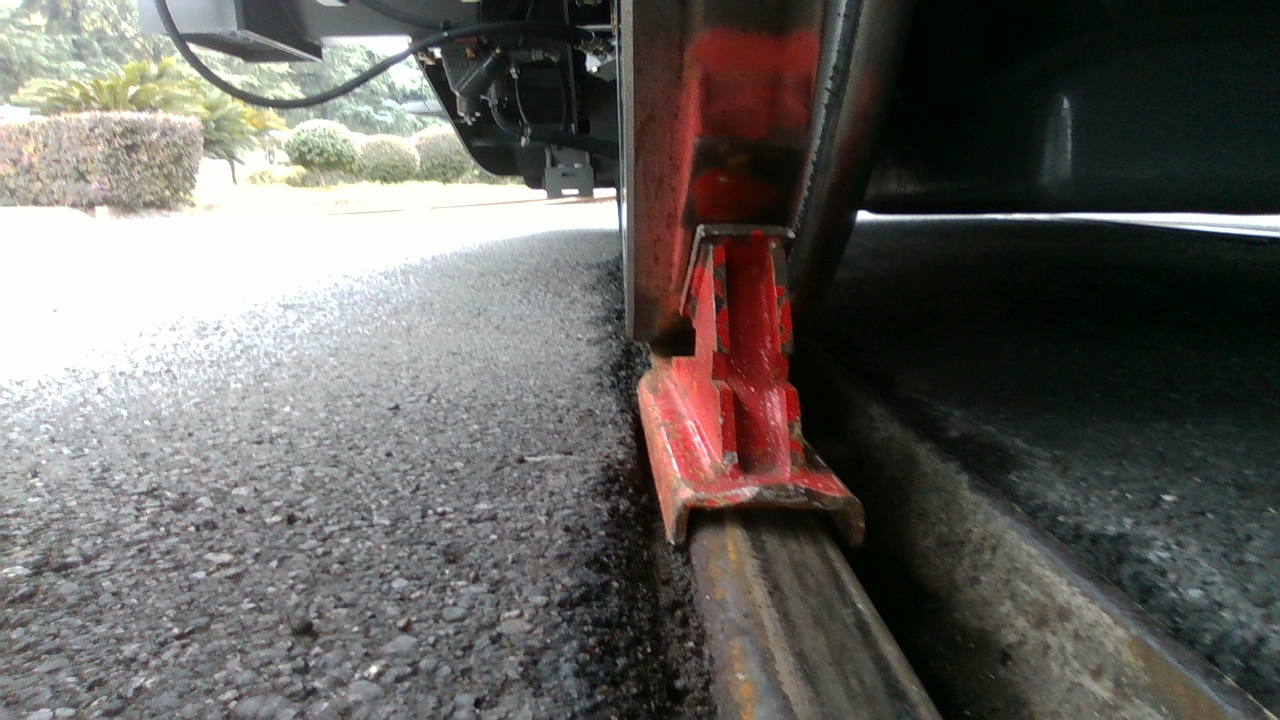
#> input picture seg_compare/test_image/frame_000008_6e86f6b5.png, 1280 x 720 px; its folder holds 4 pictures in this run
$ python hsv_seg_mdf.py
#> lines starting #> are read from the running program, lines starting #| are printed output that depends on the picture; after the words box and inside, x2 and y2 are one past the last pixel; in counts of white or black regions, pixels touching at a corner belong together
#> further down, img is the input picture: shape (720, 1280, 3); mean B, G, R 94.8, 98.5, 100.8
import os
import cv2
import numpy as np
import time
from sklearn.metrics import jaccard_score, precision_score, recall_score, f1_score

# ------------------------------
# 颜色阈值分割函数
# ------------------------------
def segment_color(image):
    hsv = cv2.cvtColor(image, cv2.COLOR_BGR2HSV)
#> hsv: shape (720, 1280, 3); mean H, S, V 65.1, 62.1, 105.3
    lower_red1 = np.array([0, 120, 70])
    upper_red1 = np.array([15, 255, 255])
    lower_red2 = np.array([170, 120, 70])
    upper_red2 = np.array([180, 255, 255])
    mask1 = cv2.inRange(hsv, lower_red1, upper_red1)
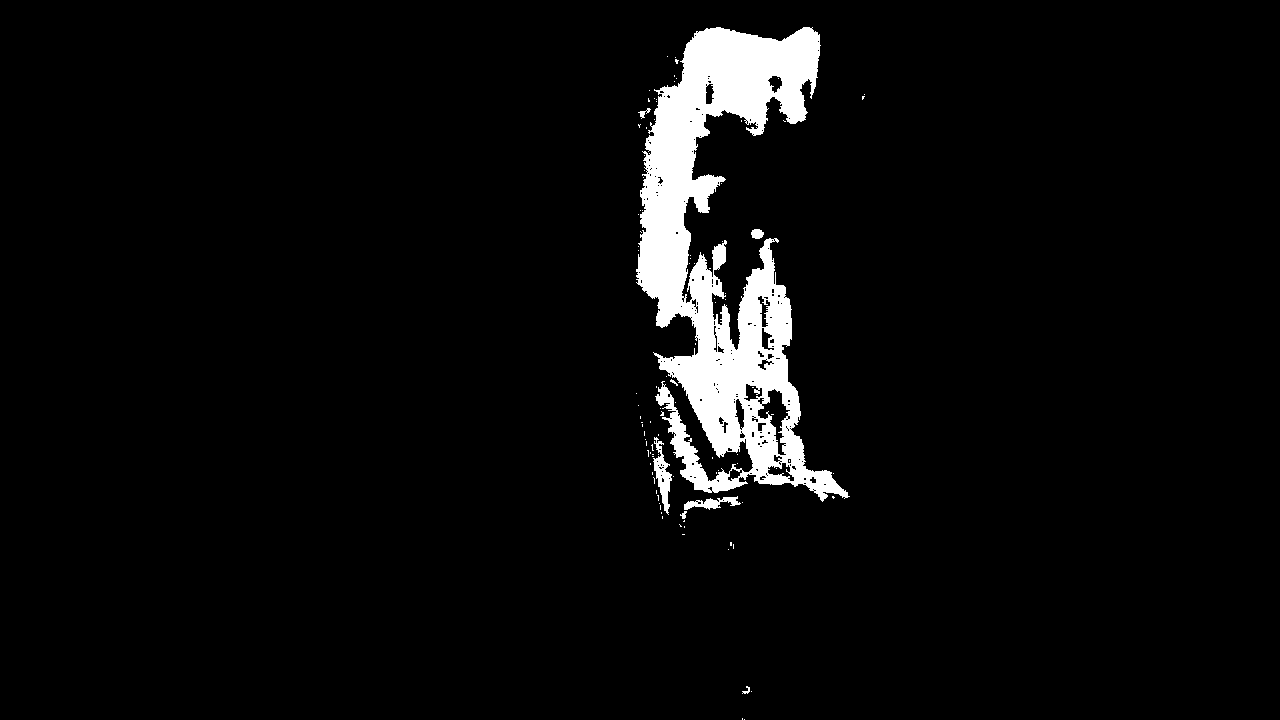
#> mask1: shape (720, 1280); 4.7% white; 101 white regions (93 under 20 px), largest, box (x1, y1, x2, y2) and area: (636, 27, 850, 502) 41447, (653, 437, 672, 515) 612, (684, 496, 741, 510) 369
    mask2 = cv2.inRange(hsv, lower_red2, upper_red2)
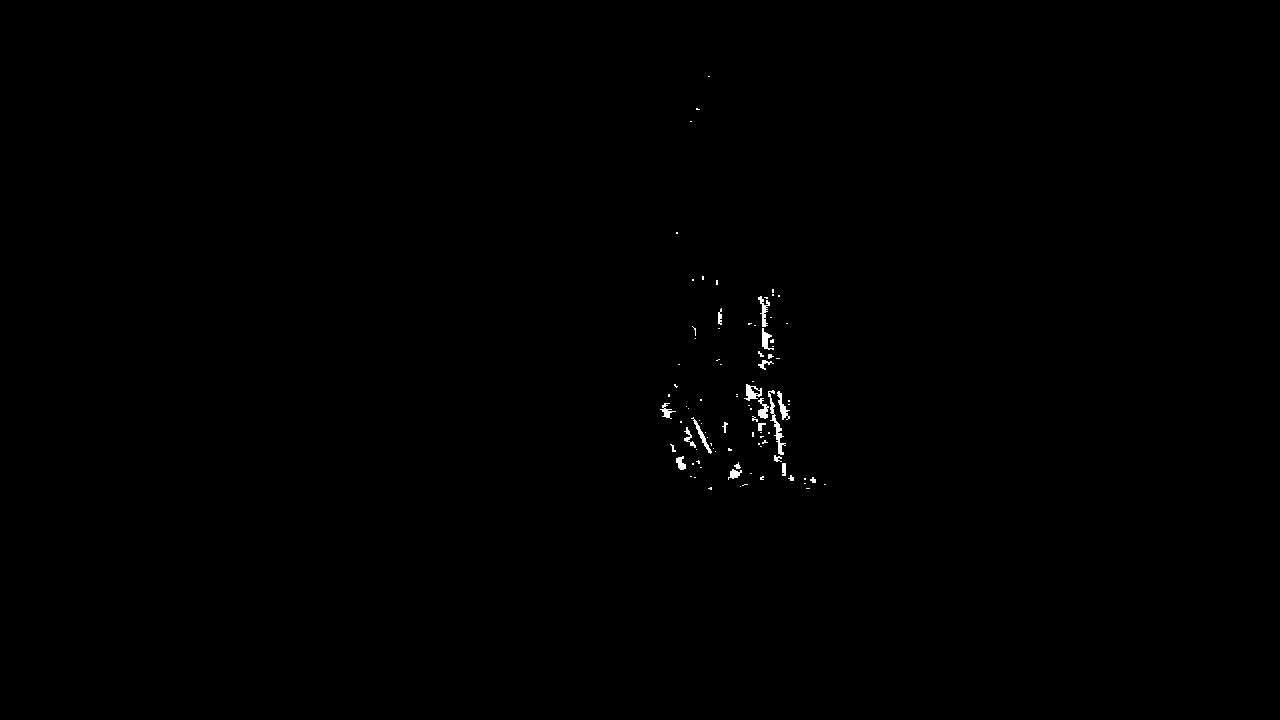
#> mask2: shape (720, 1280); 0.23% white; 91 white regions (69 under 20 px), largest, box (x1, y1, x2, y2) and area: (768, 390, 786, 455) 269, (744, 384, 762, 401) 156, (758, 296, 770, 327) 146
    mask = mask1 + mask2
#> mask: shape (720, 1280); 4.9% white; 99 white regions (90 under 20 px), largest, box (x1, y1, x2, y2) and area: (636, 27, 850, 502) 43446, (653, 437, 672, 515) 612, (684, 496, 741, 510) 369
    kernel = np.ones((5,5), np.uint8)
    mask = cv2.morphologyEx(mask, cv2.MORPH_OPEN, kernel, iterations=1)
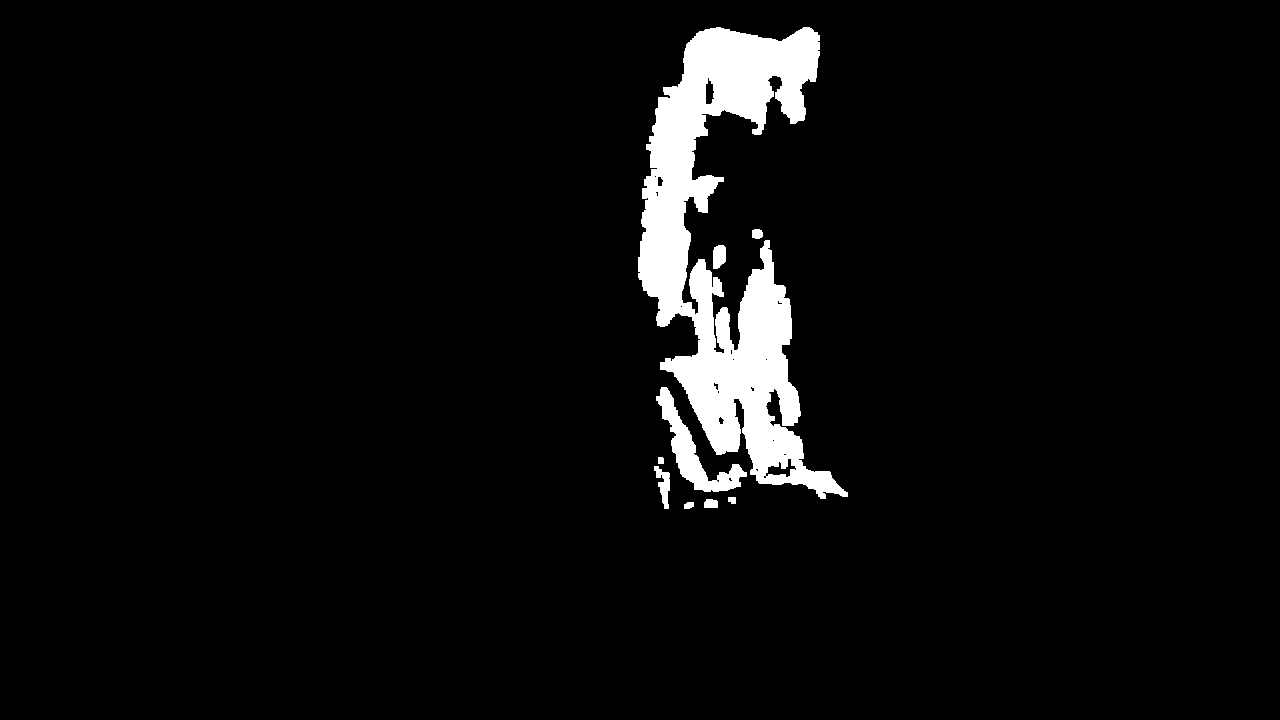
#> mask: shape (720, 1280); 4.6% white; 9 white regions, largest, box (x1, y1, x2, y2) and area: (638, 27, 848, 499) 39113, (656, 387, 747, 492) 2495, (654, 466, 670, 509) 349
    mask = cv2.morphologyEx(mask, cv2.MORPH_CLOSE, kernel, iterations=2)
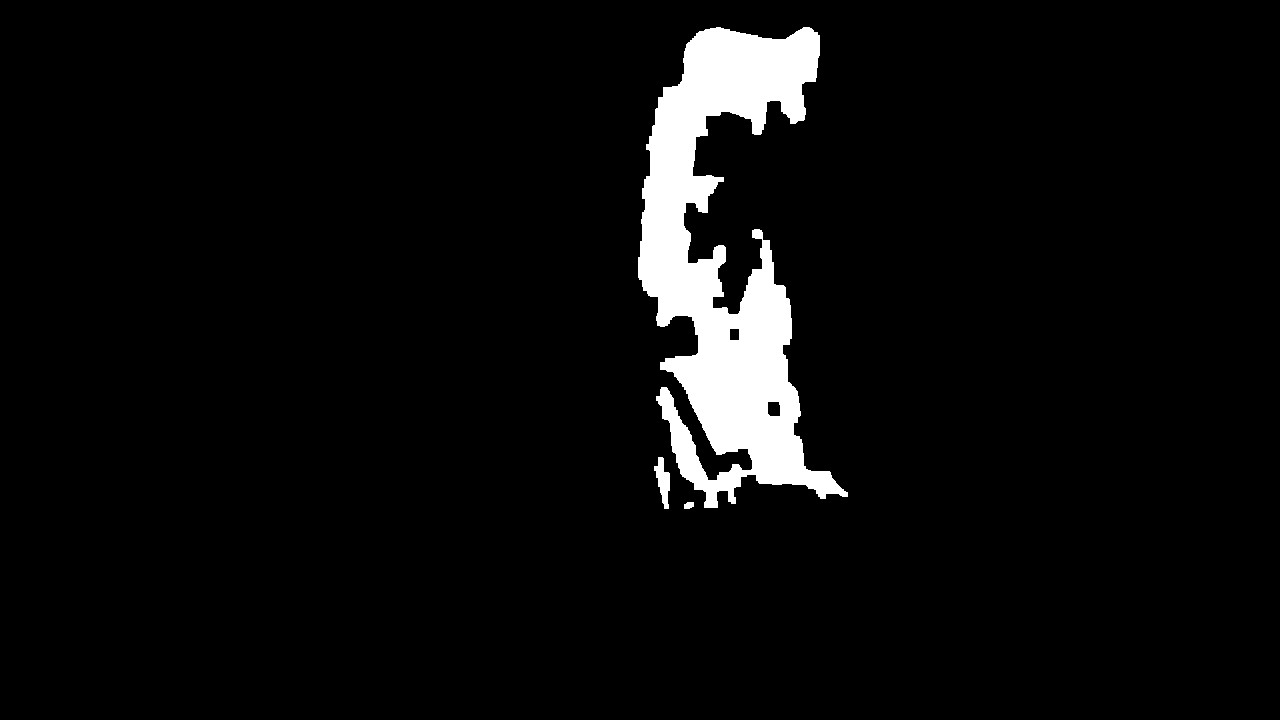
#> mask: shape (720, 1280); 4.9% white; 3 white regions
    # 取最大轮廓区域（可选）
    contours, _ = cv2.findContours(mask, cv2.RETR_EXTERNAL, cv2.CHAIN_APPROX_SIMPLE)
#> contours = 3 contours; box (x1, y1, x2, y2) and area: (638, 27, 848, 508) 43754, (654, 457, 670, 509) 388, (684, 502, 694, 509) 45
    if contours:
        largest = max(contours, key=cv2.contourArea)
#> largest = contour of 780 points, box (x1, y1, x2, y2) (638, 27, 848, 508), area 43754
        if cv2.contourArea(largest) > 500:
            x, y, w, h = cv2.boundingRect(largest)
#> x = 638; y = 27; w = 210; h = 481
            pad = 10
            x = max(0, x-pad)
#> x = 628
            y = max(0, y-pad)
#> y = 17
            w = min(image.shape[1]-x, w+2*pad)
#> w = 230
            h = min(image.shape[0]-y, h+2*pad)
#> h = 501
            roi_mask = np.zeros_like(mask)
            roi_mask[y:y+h, x:x+w] = mask[y:y+h, x:x+w]
            return roi_mask
    return mask

# ------------------------------
# 批量处理颜色方法
# ------------------------------
# 获取当前脚本所在目录的父目录（即 seg_compare 目录）
script_dir = os.path.dirname(os.path.abspath(__file__))      # scripts/
base_dir = os.path.dirname(script_dir)                      # seg_compare/

# 构建路径
input_dir = os.path.join(base_dir, "test_image")
gt_dir = os.path.join(base_dir, "test_gt")
color_out_dir = os.path.join(base_dir, "pred_color")
os.makedirs(color_out_dir, exist_ok=True)

color_times = []
for fname in os.listdir(input_dir):
    if not fname.lower().endswith(('.png','.jpg','.jpeg')):
        continue
    img_path = os.path.join(input_dir, fname)
    img = cv2.imread(img_path)
    if img is None:
        continue
    start = time.perf_counter()
    mask = segment_color(img)
    elapsed = time.perf_counter() - start
    color_times.append(elapsed)
    out_path = os.path.join(color_out_dir, fname)
    cv2.imwrite(out_path, mask)
    print(f"Color method: {fname} done, time={elapsed*1000:.2f}ms")
#> pass 2 of the loop `for fname in os.listdir(input_dir):`:
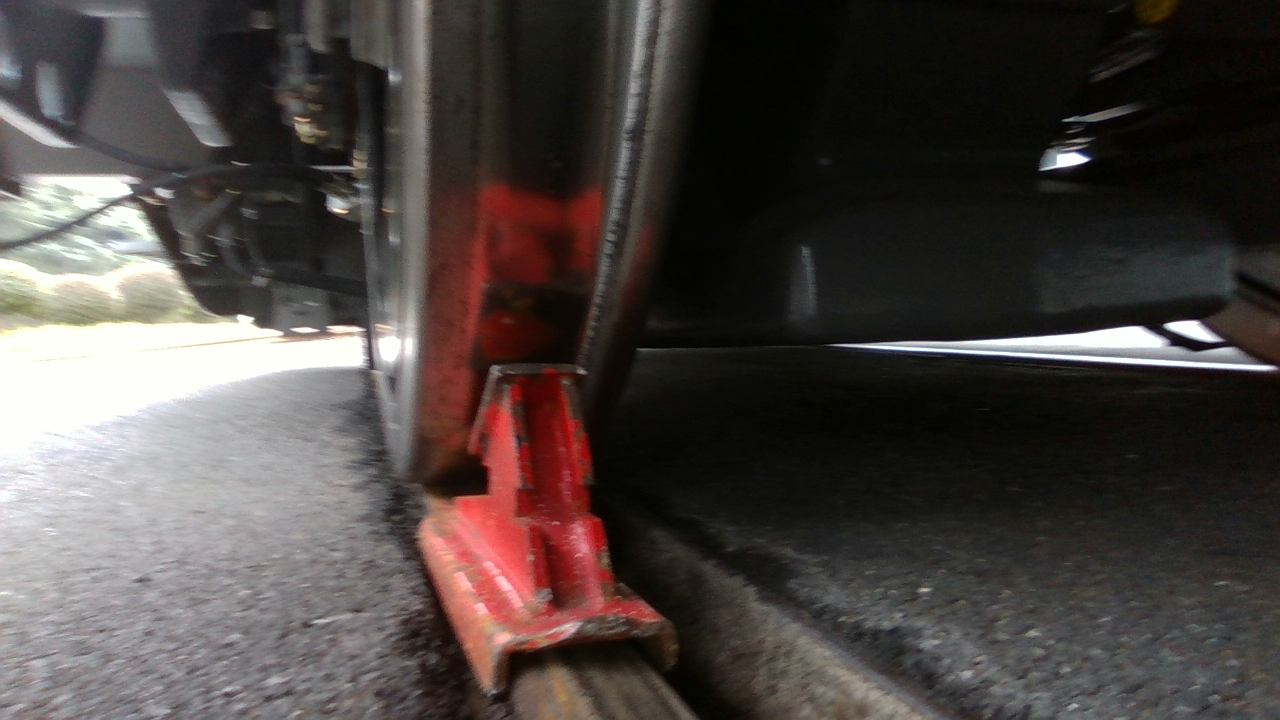
#> input picture seg_compare/test_image/frame_000011_ab951d85.png, 1280 x 720 px
#> img is the input picture: shape (720, 1280, 3); mean B, G, R 65.1, 67.9, 75.3
#> in segment_color (call 2), `mask1 = cv2.inRange(hsv, lower_red1, upper_red1)`:
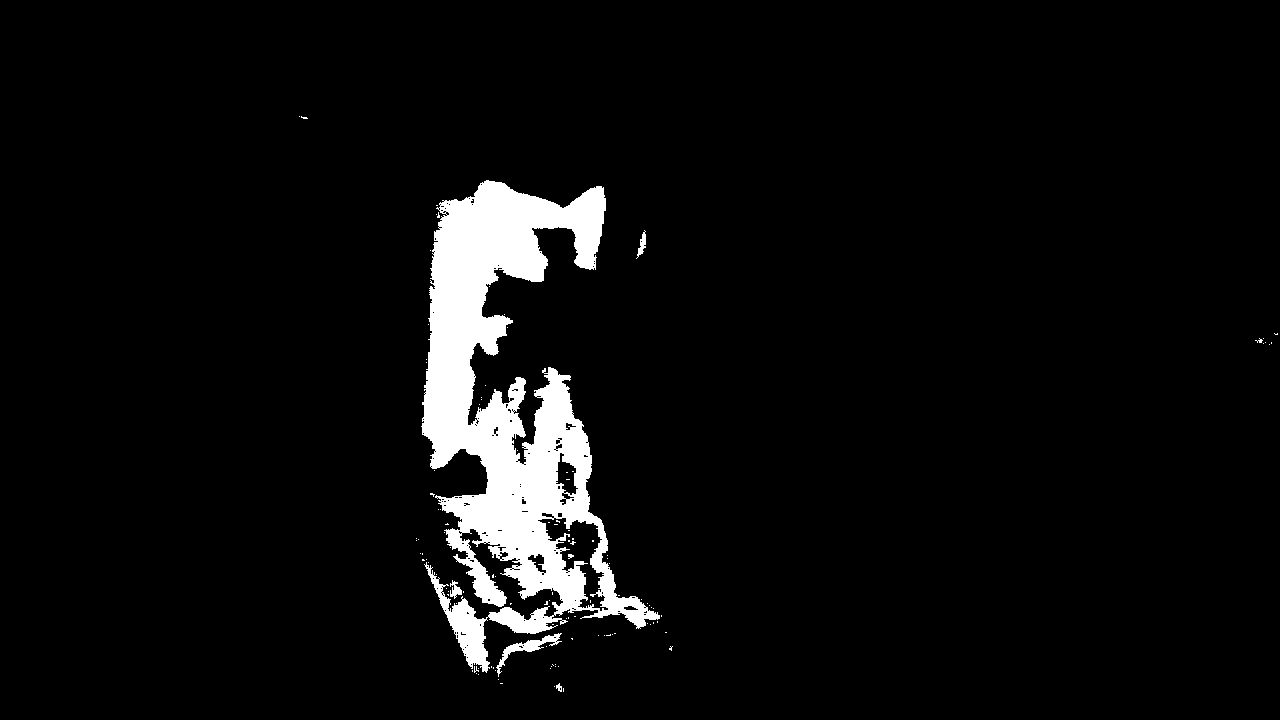
#> mask1: shape (720, 1280); 5.2% white; 114 white regions (108 under 20 px), largest, box (x1, y1, x2, y2) and area: (421, 180, 660, 673) 46589, (496, 633, 562, 677) 548, (450, 580, 462, 599) 120, (636, 230, 646, 259) 117, (556, 683, 562, 692) 32, (568, 554, 574, 559) 20
#> in segment_color (call 2), `mask = cv2.morphologyEx(mask, cv2.MORPH_CLOSE, kernel, iterations=2)`:
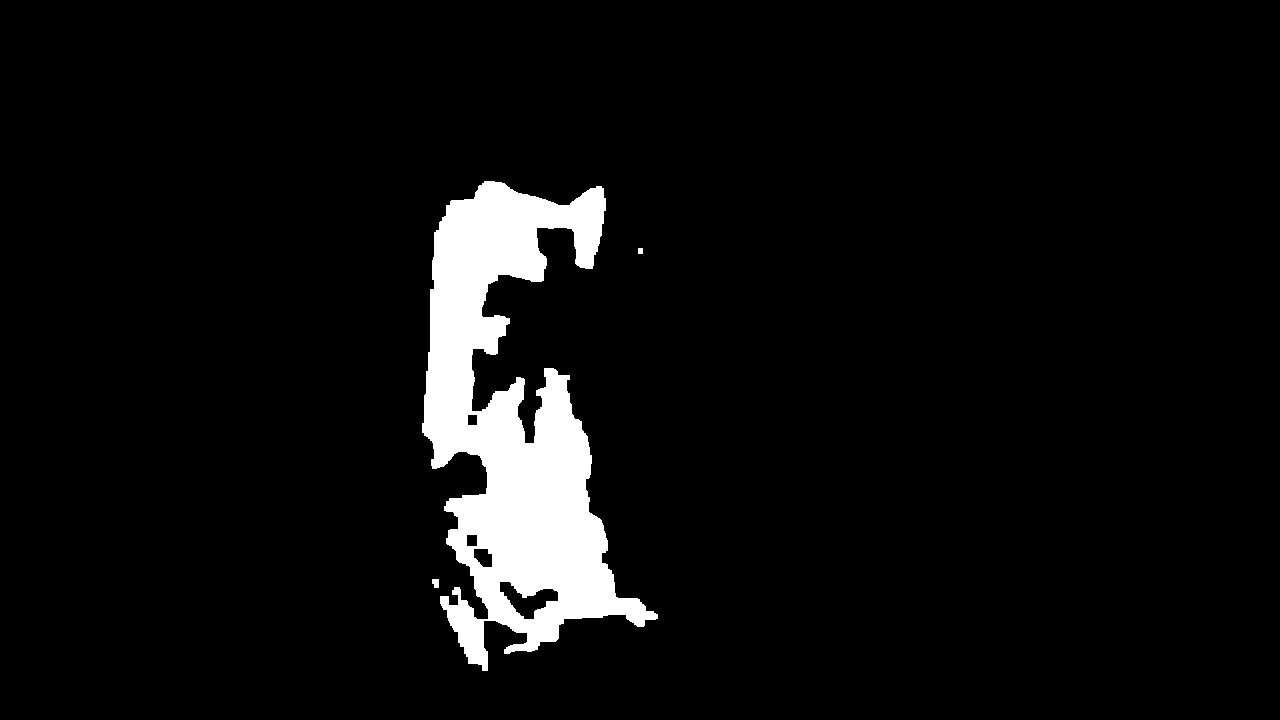
#> mask: shape (720, 1280); 5.7% white; 3 white regions
#> contours = 3 contours; box (x1, y1, x2, y2) and area: (422, 181, 658, 671) 52468, (432, 579, 439, 588) 40, (638, 248, 643, 254) 20
#> largest = contour of 783 points, box (x1, y1, x2, y2) (422, 181, 658, 671), area 52468
#> in segment_color (call 2), `x, y, w, h = cv2.boundingRect(largest)`: x = 422; y = 181; w = 236; h = 490
#> in segment_color (call 2), `x = max(0, x-pad)`: x = 412
#> in segment_color (call 2), `y = max(0, y-pad)`: y = 171
#> in segment_color (call 2), `w = min(image.shape[1]-x, w+2*pad)`: w = 256
#> in segment_color (call 2), `h = min(image.shape[0]-y, h+2*pad)`: h = 510

print(f"Color method avg time: {np.mean(color_times)*1000:.2f} ms")

# ------------------------------
# 评估颜色方法
# ------------------------------
# [9 lines left out: function calc_metrics, not called in this run]

color_metrics = []
#> (the run stopped early here; a loop or call above may not have finished)
